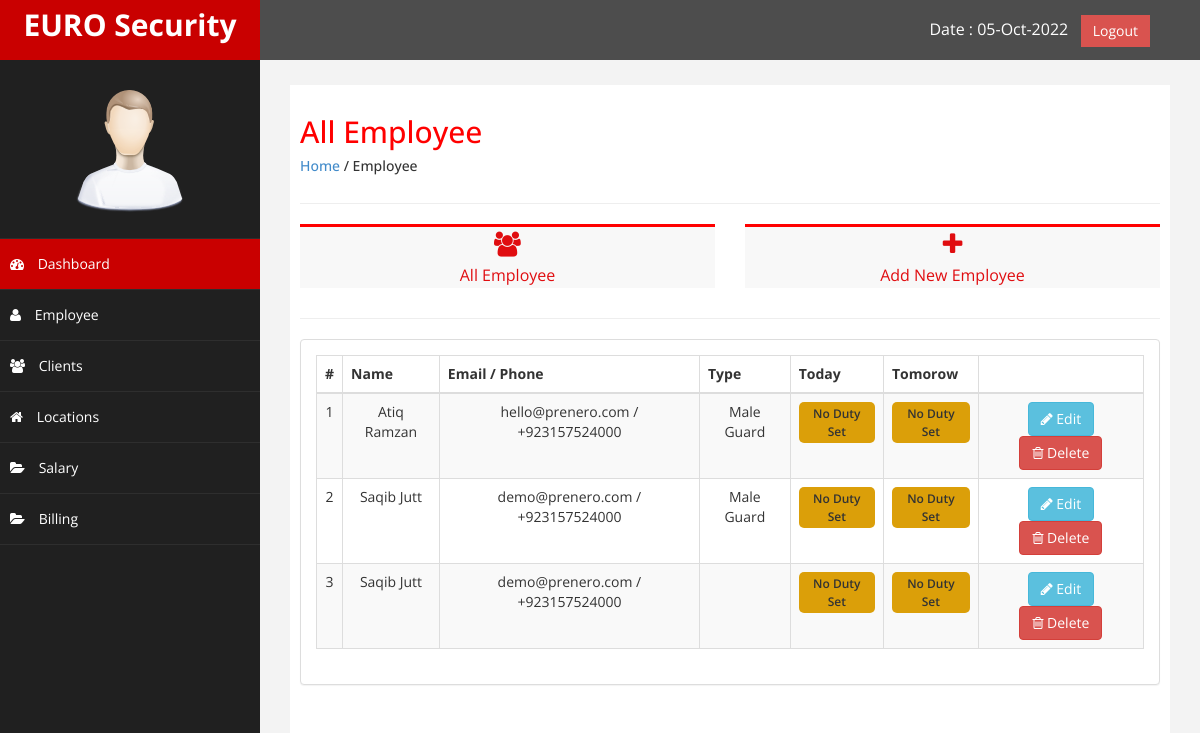
The page /employee.php (signed in) on the database its author committed.
### tables this page shows
CREATE TABLE `employee` (
  `employee_code` int(11) NOT NULL,
  `employee_name` varchar(255) DEFAULT NULL,
  `emp_email` varchar(255) DEFAULT NULL,
  `emp_phone` varchar(255) DEFAULT NULL,
  `password` varchar(255) DEFAULT NULL,
  `address` varchar(255) DEFAULT NULL,
  `emp_type` varchar(255) DEFAULT NULL,
  `per_day_salary` decimal(10,2) DEFAULT NULL,
  `esi` varchar(10) DEFAULT NULL,
  `esi_per` varchar(255) DEFAULT NULL,
  `pf_num` varchar(11) DEFAULT NULL,
  `pf_per` varchar(255) DEFAULT NULL,
  `pan_num` varchar(11) DEFAULT NULL,
  `dp` varchar(255) DEFAULT NULL,
  `signature` varchar(255) DEFAULT NULL,
  `adhaar_card` varchar(255) DEFAULT NULL,
  `scehdule` varchar(255) DEFAULT NULL,
  `salary` decimal(10,2) DEFAULT NULL,
  `date_added` datetime DEFAULT NULL
);

### employee.php (the view, shortened to what this page needs)
<?php
include('config.php');
include ('header.php');
include('sidebar.php');
?>
<div id="page-wrapper" >
	<div id="page-inner">
		<div class="row">
			<div class="col-md-12">
				<h2>All Employee</h2>
				<h5><a href="dashboard.php">Home</a> / Employee</h5>
			</div>
		</div>
		<hr />
		<div class="row">
			<div class="col-md-6 col-sm-6 col-xs-6">
				<a href="#" class="employee_button">
				<div class=" noti-box" style="text-align: center;">
						<i class="fa fa-users" style="font-size: 25px; padding-top: 5px;"></i>
						<p>All Employee</p>
				</div>
				</a>
			</div>
             <div class="col-md-6 col-sm-6 col-xs-6">
				 <a href="add_employee.php" class="employee_button">
				<div class=" noti-box " style="text-align: center;">
						<i class="fa fa-plus" style="font-size: 25px; padding-top: 5px;"></i>
						<p>Add New Employee</p>
				</div>
				 </a>
			</div>
		</div>
		<hr />
                <div class="row" >
                    <div class="col-md-12 col-sm-12 col-xs-12">
                    <div class="panel panel-default">
                        <div class="panel-body">
                            <div class="table-responsive">
                                <table class="table table-striped table-bordered table-hover text-center">
									<?php
	$page_rows = 10;
	$pagenum = 1;
	$limit = 'LIMIT ' .($pagenum - 1) * $page_rows .',' .$page_rows;
	$nquery=mysqli_query($connect,"select * from `employee` $limit");
?>
                                    <thead>
                                        <tr class="text-center">
                                            <th>#</th>
                                            <th>Name</th>
                                            <th>Email / Phone</th>
                                            <th>Type</th>
                                             <th>Today</th>
											 <th>Tomorow</th>
											 <th> </th>
                                        </tr>
                                    </thead>
                                    <tbody>
										<?php
                                    while($crow = mysqli_fetch_array($nquery)){
                                    ?>
                                        <tr>
                                            <td><?php echo $crow['employee_code']; ?></td>
                                            <td><?php echo $crow['employee_name']; ?></td>
                                            <td><?php echo $crow['emp_email']; ?> / <?php echo $crow['emp_phone']; ?></td>
                                            <td><?php echo $crow['emp_type']; ?></td>
                                            <td><button class="duty_btn"> No Duty Set</button></td>
											 <td><button class="duty_btn"> No Duty Set</button></td>
                                            <td><a href="employee-details.php?employee_code=<?php echo $crow['employee_code'];?>"><button class="btn btn-info"><i class="fa fa-pencil"></i> Edit</button></a>
											<button class="btn btn-danger"><i class="fa fa-trash-o"></i> Delete</button>
                                        </tr>
                                      <?php
                                    }
                                ?>
                                    </tbody>
                                </table>
                            </div>
                        </div>
                    </div>
                    </div>
                </div>
    </div>
            </div>
<?php
include('footer.php');
?>

### css/custom.css (style rules this page uses)
body { font-family: 'Open Sans', sans-serif; }
#page-wrapper { padding: 15px 15px; min-height: 600px; background:#F3F3F3; }
#page-inner { width:100%; margin:10px 20px 10px 0px; background-color:#fff!important; padding:10px; min-height:1200px; }
.text-center { text-align:center; }
h2 { color: #f00; }
p { font-size:16px; line-height:25px; padding-top:5px; }
a { text-decoration: none; }
.noti-box { min-height: 40px; background: #F8F8F8; border-top: 3px solid #f00; }
.employee_button { text-decoration: none; color:#E00D10; }
@media (min-width:768px) { #page-wrapper { margin: 0 0 0 260px; padding: 15px 30px; min-height: 1200px; } }
.duty_btn { background:#DB9F09; border: none; font-size: 12px; font-weight: 600; padding: 3px 5px; border-radius: 5px; }

### rows shown on the page
employee: employee_code "1", employee_name "Atiq Ramzan", emp_email "hello@prenero.com", emp_phone "+923157524000", emp_type "Male Guard"
employee: employee_code "2", employee_name "Saqib Jutt", emp_email "demo@prenero.com", emp_phone "+923157524000", emp_type "Male Guard"
employee: employee_code "3", employee_name "Saqib Jutt", emp_email "demo@prenero.com", emp_phone "+923157524000"
